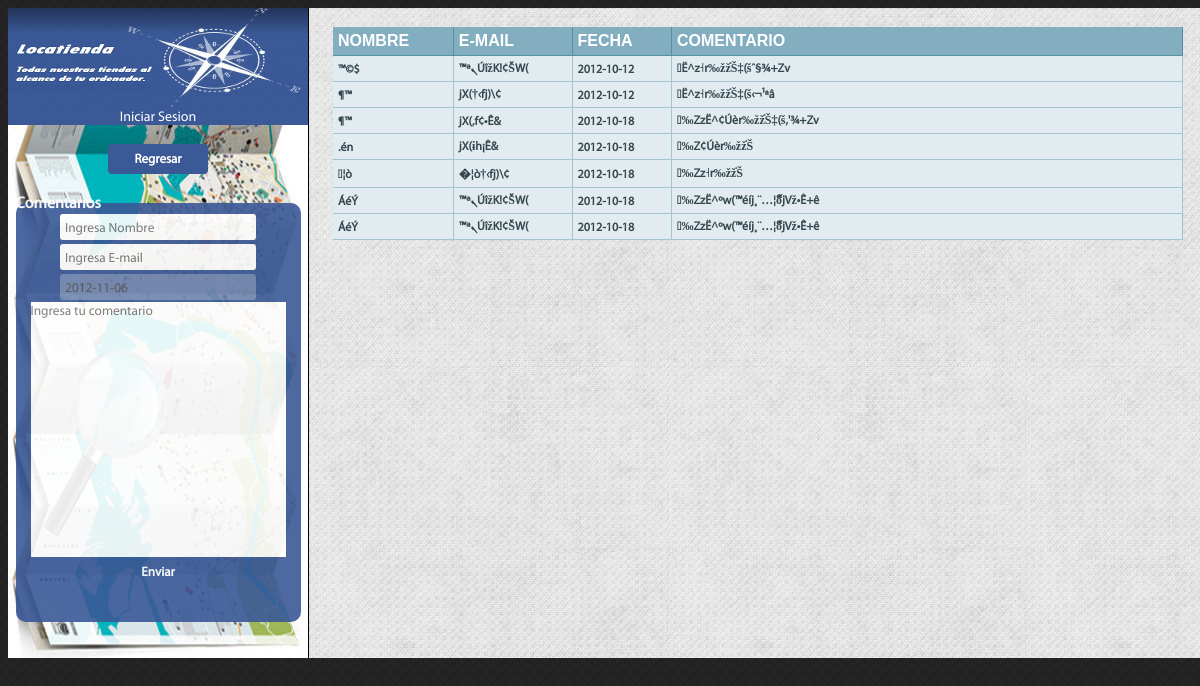
The page /comenta.php on the database as committed earlier.
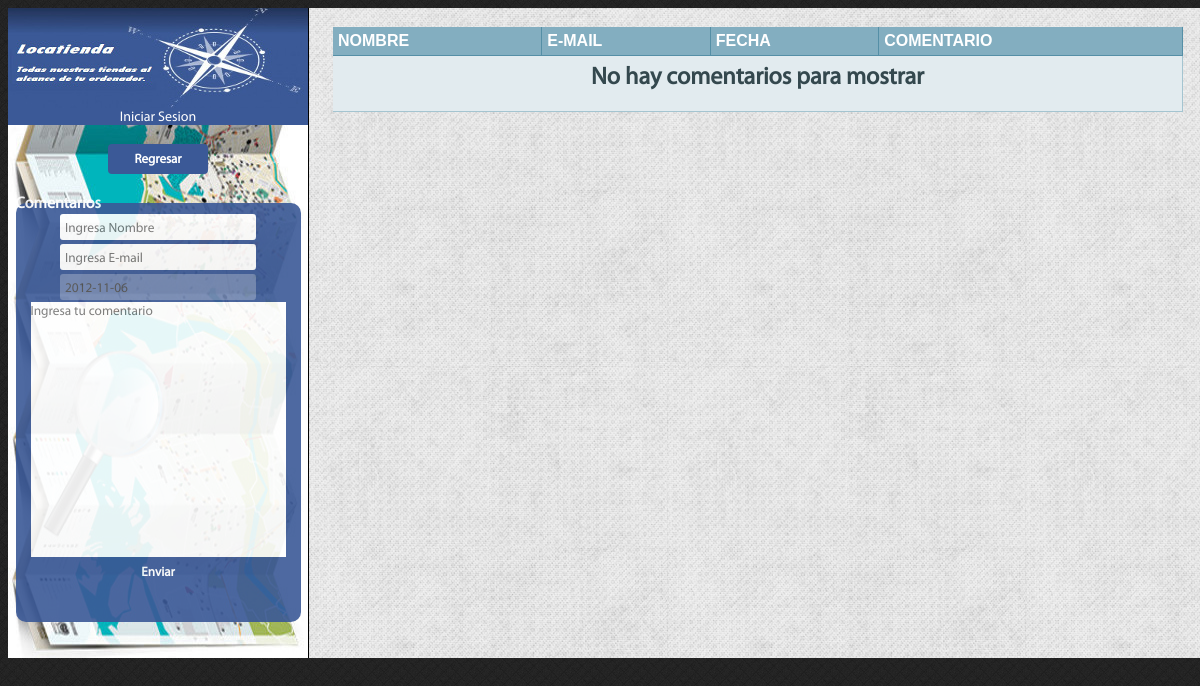
The same page on the database as committed later.
### tables this page shows
CREATE TABLE `comentarios` (
  `idcomentarios` int(11) NOT NULL auto_increment,
  `nombre` varchar(45) NOT NULL,
  `email` varchar(45) NOT NULL,
  `fecha` date NOT NULL,
  `comentario` text NOT NULL,
  PRIMARY KEY  (`idcomentarios`)
);

### comenta.php (the view, shortened to what this page needs)
<html>
<?php
		require_once 'load/head.php';
?>
	</head>
	<body>
			<div id="principal">
		  		<div id="izquierda">
		  			<a title="Inicio" href="<?=SITE?>"><div id="izquierda_banner"></div></a>
		  			<p class="fondo_login">
		  				<a href="login.php">Iniciar Sesion</a>
		  			</p>
					<br />
					<div id="botones">
						<a href="<?=SITE?>"><button class="boton size100">Regresar</button></a>
					</div>
					<br />
					<center>
					<fieldset class="form">
						<legend>Comentarios</legend>
						<form action='agrega_comentario.php' method="post">
							<input type="text" name="nombre" placeholder="Ingresa Nombre" class="search" required="required" />
							<input type="email" name="email" placeholder="Ingresa E-mail" class="search" required="required" />
							<input type="text" name="fecha" class="search" value="<?=date("Y-m-d")?>" disabled  />
							<textarea class="area" rows="15" cols="40" placeholder="Ingresa tu comentario" name="comentario" required="required" ></textarea>
							<br />
							<input type="submit" value="Enviar" class="boton" />
						</form>
						<br />
					</fieldset>
					<br />
				</div>
				<div id="comentarios">
					<br />
					<center>
						<table border="0" cellpadding="0" cellspacing="0" class="tabla">
							<tr>
								<th>Nombre</td>
								<th>E-mail</td>
								<th>Fecha</td>
								<th>Comentario</td>
							</tr>
							<?php
								$link=Conecta();
								$result=mysql_query("select * from comentarios", $link);
								if($count= mysql_num_rows($result)>0){
									while($row=mysql_fetch_object($result)){
									 echo "<tr class='modo1'>
												<td>".base64_decode($row->nombre)."</td>
												<td>".base64_decode($row->email)."</td>
												<td>".$row->fecha."</td>
												<td style='width:500px'>".base64_decode($row->comentario)."</td>
											</tr>";
									}
								}
								else{
									echo"
									<tr class='modo1'>
										<td colspan=5><center><h1>No hay comentarios para mostrar</h1></center></td>
									</tr>
									";
								}
							?>
						</table>
					</center>
				</div>
			</div>
	</body>
</html>

Rows that differ between the two databases and show on the page:
removed comentarios: nombre "™©$", email "™ªܢÚîžK!¢ٚŠW(", fecha "2012-10-12", comentario "\u0012Ë^z˧r‰žž֫Š‡(šˆ§¾+Zv"
removed comentarios: nombre "¶™", email "jX(†‹fj)\\¢", fecha "2012-10-12", comentario "\u0012Ë^z˧r‰žž֫Š‡(š‹¬¹ªâ"
removed comentarios: nombre "¶™", email "jX(‚f¢•Ê&", fecha "2012-10-18", comentario "‰ZzË^¢Úèr‰žž֫Š‡(š‚'¾+Zv"
removed comentarios: nombre ".én", email "jX(ɨh¡Ê&", fecha "2012-10-18", comentario "‰Z¢Úèr‰žž֫Š"
removed comentarios: nombre "\u0019¦ò", email "�¦ò†‹fj)\\¢", fecha "2012-10-18", comentario "‰Zz˧r‰žž֫Š"
removed comentarios: nombre "ÁéÝ", email "™ªܢÚîžK!¢ٚŠW(", fecha "2012-10-18", comentario "‰ZzË^ºw(™éíj¸¨…¦ޮȣjVž•Ê+­ê"
removed comentarios: nombre "ÁéÝ", email "™ªܢÚîžK!¢ٚŠW(", fecha "2012-10-18", comentario "‰ZzË^ºw(™éíj¸¨…¦ޮȣjVž•Ê+­ê"
Other text that changed with them:
text now shown: "No hay comentarios para mostrar"
